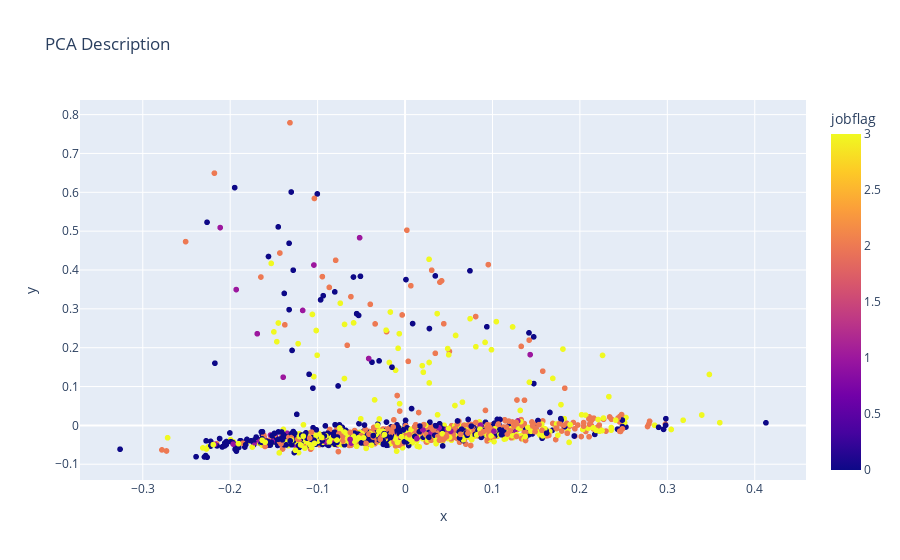

This figure's notebook cell:
### Code cell
assert "tfidf" in train.columns, "tfidf does not exist in train."
assert "tfidf" in test.columns, "tfidf does not exist in test."
# TODO : try GPLVM
train['pca'] = train['tfidf'].pipe(hero.pca)
test['pca'] = test['tfidf'].pipe(hero.pca)

hero.scatterplot(train, 'pca', color='jobflag', title="PCA Description")

### Figure 1 — Plotly figure (JSON) as saved in the notebook; plotly's stock layout.template omitted (floating-point values rounded to 4 significant figures; data arrays with more than 128 entries replaced by an {"elided": "..."} marker saying what was removed)
{"data": [{"hovertemplate": "x=%{x}<br>y=%{y}<br>jobflag=%{marker.color}<extra></extra>", "legendgroup": "", "marker": {"color": {"elided": "1516 int values"}, "coloraxis": "coloraxis", "symbol": "circle"}, "mode": "markers", "name": "", "showlegend": false, "type": "scattergl", "x": {"elided": "1516 float values"}, "xaxis": "x", "y": {"elided": "1516 float values"}, "yaxis": "y"}], "layout": {"coloraxis": {"colorbar": {"title": {"text": "jobflag"}}, "colorscale": [[0, "#0d0887"], [0.1111, "#46039f"], [0.2222, "#7201a8"], [0.3333, "#9c179e"], [0.4444, "#bd3786"], [0.5556, "#d8576b"], [0.6667, "#ed7953"], [0.7778, "#fb9f3a"], [0.8889, "#fdca26"], [1, "#f0f921"]]}, "legend": {"tracegroupgap": 0}, "title": {"text": "PCA Description"}, "xaxis": {"anchor": "y", "domain": [0, 1], "title": {"text": "x"}}, "yaxis": {"anchor": "x", "domain": [0, 1], "title": {"text": "y"}}}}
